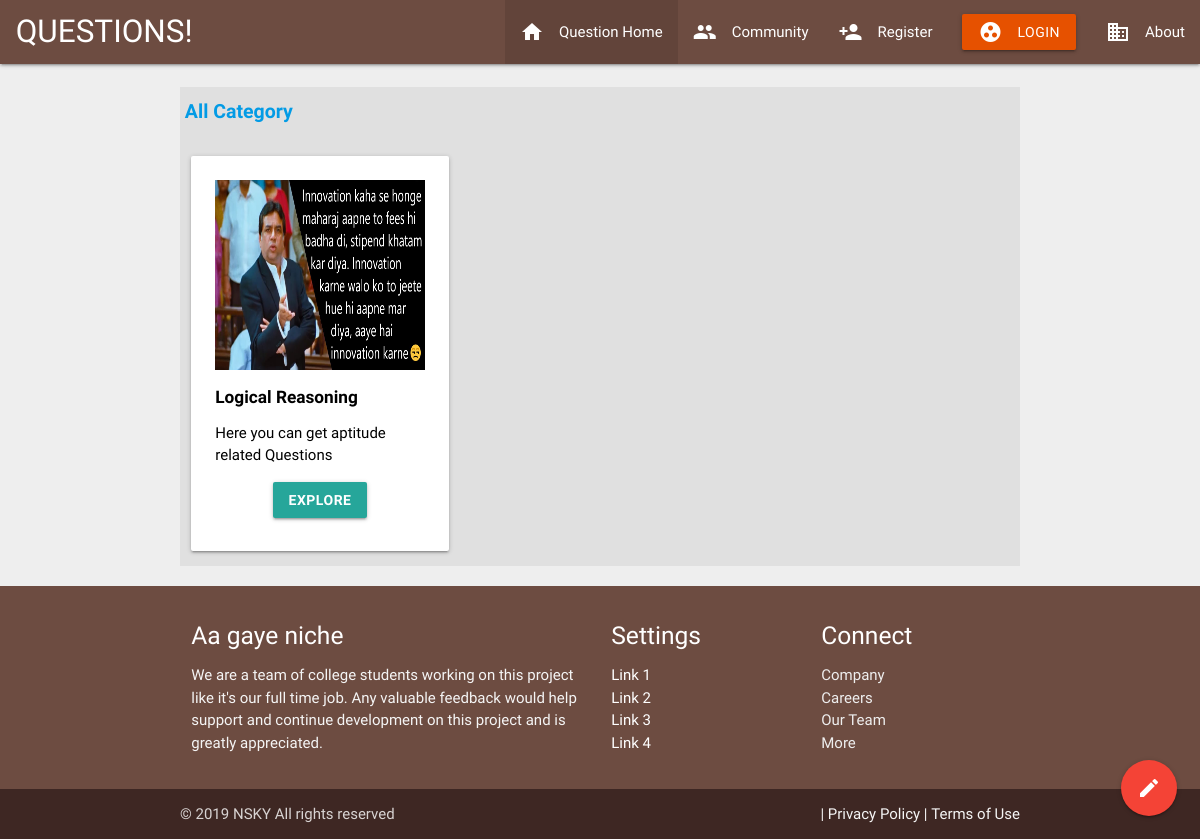
The page /home on the database its author committed.
### main/models.py (models this page shows, shortened)
class QuesSubject(models.Model):
	category_title = models.CharField(max_length=100)
	category_summary = models.CharField(max_length=200)
	category_slug = models.CharField(max_length=50, default=1)
	category_image = models.ImageField(upload_to="images/category/", default="images/sample-1.jpg", blank=True, null=True)
	class Meta:
		verbose_name_plural = "Categories"

### main/views.py (the view)
# urls.py: path('home', views.homepage, name="homepage"),
def homepage(request):
	return render(request=request,
				  template_name="main/home.html",
				  context={"subject_list": QuesSubject.objects.all()},
				 )

### main/templates/main/home.html (shortened to what this page needs)
{% extends 'main/header.html' %}
{% block content %}
<div class="container" >
    <br>
    <div style="max-width:1500px; min-height:100%; background-color: #e0e0e0;padding-top: 10px;">
              <div class="col s12" style="font-size: 130%">
                <a href="javascript:history.go(0);" class="tooltipped" data-position="bottom" data-tooltip="All Categories">&nbsp;<b>All Category</b></a>
               </div>
    <div class="row">
        {% for cat in subject_list %}
            <div class="col s12 m6 l4">
                <a href="{% url 'main:series' cat.id %}" class="waves-effect waves-light" style="color:#000">
                    <div class="card-panel hoverable" style="height:395px; background-color:#FFFFFF;">
                        <div class="card-image">
                            <img class="responsive-img" src="{{ cat.category_image.url }}" style="width:380px;height: 190px;">
                            <br><span class="card-title"><h6><b>{{cat.category_title}}</b></h6></span>
                        </div>
                        <div class="card-content">
                            <p>{{cat.category_summary}}</p>
                        </div>
                        <div class="card-action center-align">
                            <a href="{{cat.category_slug}}" class="waves-effect waves-light btn" style="color: white; background-color:light blue"><b>Explore</b></a>
                        </div>
                    </div>
                </a>
            </div>
        {% endfor %}
    </div>
    </div>
</div>
{% endblock %}

### main/templates/main/header.html (style rules this page uses)
body,h1,h2,h3,h4,h5 { font-family: "Raleway", sans-serif }
body { display: flex; min-height: 100vh; flex-direction: column; }

### rows shown on the page
QuesSubject: category_image (placeholder picture), category_title "Logical Reasoning", category_summary "Here you can get aptitude related Questions"
